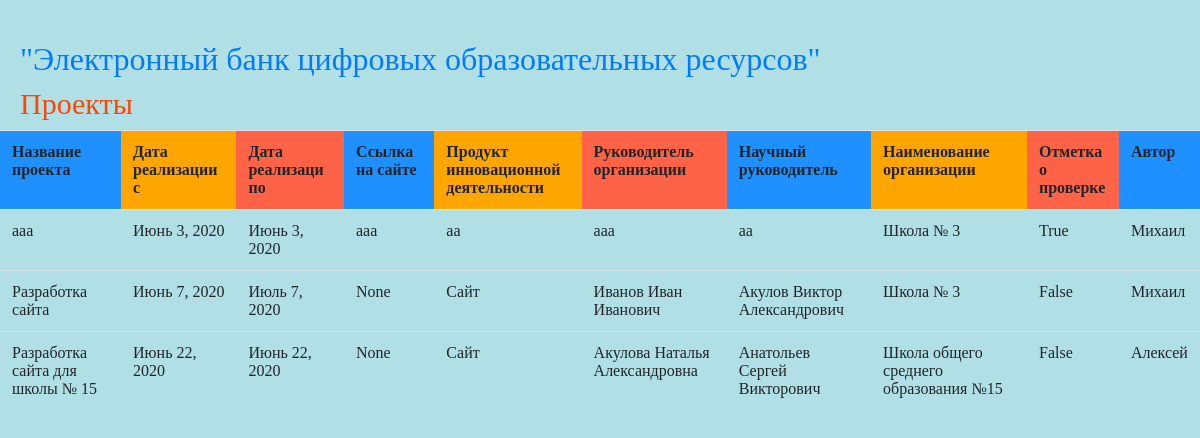
The app's page /display_project/ with its own data.
### is_electronne_bank/models.py (models this page shows)
class Project(models.Model):
    name_project = models.CharField(max_length=250, verbose_name='Наименование проекта', )
    data_realizachii_s = models.DateField(default=timezone.now, verbose_name='Дата реализации с', )
    data_realizachii_po = models.DateField(default=timezone.now, verbose_name='Дата реализации по', )
    selka_na_saite = models.CharField(max_length=250, null=True, blank=True, verbose_name='Ссылка на сайте')
    product_innovation_deatelnosti = models.CharField(max_length=250, verbose_name='Продукт инновационной деятельности')
    rukovoditel_organization = models.CharField(max_length=250, null=True, blank=True,
                                                verbose_name='Руководитель организации', )
    nauche_rukovoditel = models.CharField(max_length=250, null=True, blank=True, verbose_name='Научный руководитель', )
    predloshenie_po_ispolzovanie = models.CharField(max_length=250, null=True, blank=True,
                                                    verbose_name='Предложения по использованию', )
    name_organization = models.ForeignKey(Organization, on_delete=models.CASCADE, verbose_name='Наименование организации')
    provereno = models.BooleanField('Отметка об отсутствии ошибок', default=False,)
    avtor = models.ForeignKey(settings.AUTH_USER_MODEL,on_delete=models.CASCADE, verbose_name='Автор')
    class Meta:
        verbose_name = 'Проект'
        verbose_name_plural = 'Проекты'

class Organization(models.Model):
    name_organization = models.CharField(max_length=200, verbose_name='Наименование организации')
    def __str__(self):
        return  self.name_organization
    class Meta:
        verbose_name ='Организация'
        verbose_name_plural ='Организация'

### is_electronne_bank/views.py (the view)
# urls.py: path('display_project/', views.display_project, name='display_project'),
def display_project(request):
     project = Project.objects.all
     return render(request, 'display_project.html', {'project': project})

### templates/display_project.html (shortened to what this page needs)
{% load static %}
<html>
<head>
    <link rel="stylesheet" href="https://stackpath.bootstrapcdn.com/bootstrap/4.4.1/css/bootstrap.min.css">
</head>
<body bgcolor="PowderBlue">
 <h2><a href="http://127.0.0.1:8000/">"Электронный банк цифровых образовательных ресурсов"</a></h2>
<h1>Проекты</h1>
<table class="table">
    <tr>
        <th class="name_project" style="background-color:DodgerBlue">Название <br>
       проекта</th>
        <th class="data_realizachii_s" style="background-color:orange"> Дата реализации с</th>
        <th class="data_realizachii_po" style="background-color:tomato"> Дата реализаци по</th>
        <th class="selka_na_saite" style="background-color:DodgerBlue"> Ссылка на сайте</th>
        <th class="product_innovation_deatelnosti" style="background-color:orange"> Продукт инновационной
            <br>деятельности</th>
        <th class="rukovoditel_organization" style="background-color:tomato"> Руководитель<br> организации</th>
        <th class="nauche_rukovoditel" style="background-color:DodgerBlue"> Научный<br> руководитель</th>
        <th class="name_organization" style="background-color:orange"> Наименование<br> организации</th>
        <th class="provereno" style="background-color:tomato"> Отметка<br> о проверке</th>
        <th class="avtor" style="background-color:DodgerBlue"> Автор</th>
    </tr>
    {% for i in project  %}
    <tr>
        <td> {{ i.name_project }}</td>
        <td> {{ i.data_realizachii_s }}</td>
        <td> {{ i.data_realizachii_po }}</td>
        <td> {{ i.selka_na_saite }}</td>
        <td> {{ i.product_innovation_deatelnosti }}</td>
        <td> {{ i.rukovoditel_organization }}</td>
        <td> {{ i.nauche_rukovoditel }}</td>
        <td> {{ i.name_organization }}</td>
        <td> {{ i.provereno }}</td>
        <td> {{ i.avtor }}</td>
    </tr>
    {% endfor %}
</table>
</body>
</html>

### templates/display_project.html (style rules this page uses)
body { background:#B0E0E6; font-family: "Times New Roman"; }
h1 { font-size: 30px; font-family: "Times New Roman"; color: OrangeRed; margin-left: 20px; }
h2 { margin-left: 20px; margin-top: 40px; }

### records on screen
Project: name_project "ааа", data_realizachii_s "Июнь 3, 2020", data_realizachii_po "Июнь 3, 2020", selka_na_saite "ааа", product_innovation_deatelnosti "аа", rukovoditel_organization "ааа", nauche_rukovoditel "аа", name_organization "Школа № 3", provereno "True", avtor "Михаил"
Project: name_project "Разработка сайта", data_realizachii_s "Июнь 7, 2020", data_realizachii_po "Июль 7, 2020", selka_na_saite "None", product_innovation_deatelnosti "Сайт", rukovoditel_organization "Иванов Иван Иванович", nauche_rukovoditel "Акулов Виктор Александрович", name_organization "Школа № 3", provereno "False", avtor "Михаил"
Project: name_project "Разработка сайта для школы № 15", data_realizachii_s "Июнь 22, 2020", data_realizachii_po "Июнь 22, 2020", selka_na_saite "None", product_innovation_deatelnosti "Сайт", rukovoditel_organization "Акулова Наталья Александровна", nauche_rukovoditel "Анатольев Сергей Викторович", name_organization "Школа общего среднего образования №15", provereno "False", avtor "Алексей"
